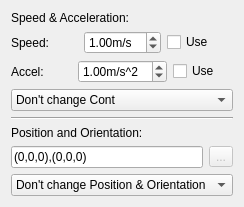
<?xml version="1.0" encoding="UTF-8"?>
<ui version="4.0">
 <class>TaskTrajectoryDressUpParameter</class>
 <widget class="QWidget" name="TaskTrajectoryDressUpParameter">
  <property name="geometry">
   <rect>
    <x>0</x>
    <y>0</y>
    <width>215</width>
    <height>197</height>
   </rect>
  </property>
  <property name="windowTitle">
   <string>Form</string>
  </property>
  <layout class="QVBoxLayout" name="verticalLayout">
   <item>
    <widget class="QLabel" name="label_4">
     <property name="text">
      <string>Speed &amp; Acceleration:</string>
     </property>
    </widget>
   </item>
   <item>
    <layout class="QHBoxLayout" name="horizontalLayout">
     <item>
      <widget class="QLabel" name="label">
       <property name="text">
        <string>Speed:</string>
       </property>
      </widget>
     </item>
     <item>
      <widget class="QDoubleSpinBox" name="doubleSpinBoxSpeed">
       <property name="suffix">
        <string notr="true">m/s</string>
       </property>
       <property name="minimum">
        <double>0.000000000000000</double>
       </property>
       <property name="maximum">
        <double>10.000000000000000</double>
       </property>
       <property name="singleStep">
        <double>0.100000000000000</double>
       </property>
       <property name="value">
        <double>1.000000000000000</double>
       </property>
      </widget>
     </item>
     <item>
      <widget class="QCheckBox" name="checkBoxUseSpeed">
       <property name="text">
        <string>Use</string>
       </property>
      </widget>
     </item>
    </layout>
   </item>
   <item>
    <layout class="QHBoxLayout" name="horizontalLayout_2">
     <item>
      <widget class="QLabel" name="label_2">
       <property name="text">
        <string>Accel:</string>
       </property>
      </widget>
     </item>
     <item>
      <widget class="QDoubleSpinBox" name="doubleSpinBoxAccel">
       <property name="suffix">
        <string notr="true">m/s^2</string>
       </property>
       <property name="minimum">
        <double>0.000000000000000</double>
       </property>
       <property name="maximum">
        <double>10.000000000000000</double>
       </property>
       <property name="singleStep">
        <double>0.100000000000000</double>
       </property>
       <property name="value">
        <double>1.000000000000000</double>
       </property>
      </widget>
     </item>
     <item>
      <widget class="QCheckBox" name="checkBoxUseAccel">
       <property name="text">
        <string>Use</string>
       </property>
      </widget>
     </item>
    </layout>
   </item>
   <item>
    <widget class="QComboBox" name="comboBoxCont">
     <item>
      <property name="text">
       <string>Don't change Cont</string>
      </property>
     </item>
     <item>
      <property name="text">
       <string>Continues</string>
      </property>
     </item>
     <item>
      <property name="text">
       <string>Discontinues</string>
      </property>
     </item>
    </widget>
   </item>
   <item>
    <widget class="Line" name="line">
     <property name="orientation">
      <enum>Qt::Horizontal</enum>
     </property>
    </widget>
   </item>
   <item>
    <widget class="QLabel" name="label_3">
     <property name="text">
      <string>Position and Orientation:</string>
     </property>
    </widget>
   </item>
   <item>
    <layout class="QHBoxLayout" name="horizontalLayout_3">
     <item>
      <widget class="QLineEdit" name="lineEditPlacement">
       <property name="text">
        <string notr="true">(0,0,0),(0,0,0)</string>
       </property>
       <property name="readOnly">
        <bool>true</bool>
       </property>
      </widget>
     </item>
     <item>
      <widget class="QToolButton" name="toolButtonChoosePlacement">
       <property name="enabled">
        <bool>false</bool>
       </property>
       <property name="text">
        <string notr="true">...</string>
       </property>
      </widget>
     </item>
    </layout>
   </item>
   <item>
    <widget class="QComboBox" name="comboBoxOrientation">
     <item>
      <property name="text">
       <string>Don't change Position &amp; Orientation</string>
      </property>
     </item>
     <item>
      <property name="text">
       <string>Use Orientation</string>
      </property>
     </item>
     <item>
      <property name="text">
       <string>Add Position</string>
      </property>
     </item>
     <item>
      <property name="text">
       <string>Add Orientation</string>
      </property>
     </item>
    </widget>
   </item>
  </layout>
 </widget>
 <resources/>
 <connections/>
</ui>
